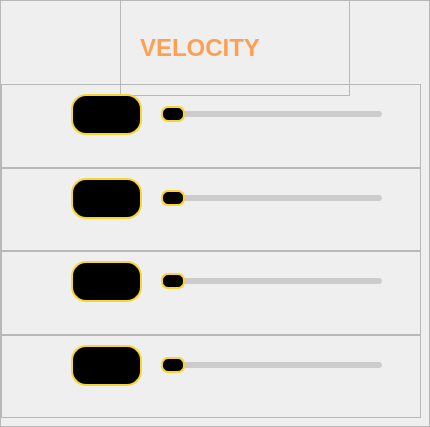
                  <widget class="QFrame" name="frame_6">
                   <property name="minimumSize">
                    <size>
                     <width>422</width>
                     <height>419</height>
                    </size>
                   </property>
                   <property name="frameShape">
                    <enum>QFrame::StyledPanel</enum>
                   </property>
                   <property name="frameShadow">
                    <enum>QFrame::Raised</enum>
                   </property>
                   <widget class="QFrame" name="frame_15">
                    <property name="geometry">
                     <rect>
                      <x>120</x>
                      <y>0</y>
                      <width>230</width>
                      <height>96</height>
                     </rect>
                    </property>
                    <property name="frameShape">
                     <enum>QFrame::StyledPanel</enum>
                    </property>
                    <property name="frameShadow">
                     <enum>QFrame::Raised</enum>
                    </property>
                    <widget class="QLabel" name="label_6">
                     <property name="geometry">
                      <rect>
                       <x>20</x>
                       <y>30</y>
                       <width>190</width>
                       <height>36</height>
                      </rect>
                     </property>
                     <property name="minimumSize">
                      <size>
                       <width>190</width>
                       <height>30</height>
                      </size>
                     </property>
                     <property name="font">
                      <font>
                       <pointsize>18</pointsize>
                       <weight>75</weight>
                       <bold>true</bold>
                      </font>
                     </property>
                     <property name="autoFillBackground">
                      <bool>false</bool>
                     </property>
                     <property name="styleSheet">
                      <string notr="true">color: rgb(254, 160, 82);</string>
                     </property>
                     <property name="text">
                      <string>VELOCITY</string>
                     </property>
                    </widget>
                   </widget>
                   <widget class="QFrame" name="frame_13">
                    <property name="geometry">
                     <rect>
                      <x>1</x>
                      <y>84</y>
                      <width>420</width>
                      <height>84</height>
                     </rect>
                    </property>
                    <property name="frameShape">
                     <enum>QFrame::StyledPanel</enum>
                    </property>
                    <property name="frameShadow">
                     <enum>QFrame::Raised</enum>
                    </property>
                    <widget class="QSlider" name="horizontalSlider">
                     <property name="geometry">
                      <rect>
                       <x>160</x>
                       <y>10</y>
                       <width>221</width>
                       <height>41</height>
                      </rect>
                     </property>
                     <property name="styleSheet">
                      <string notr="true">QSlider::groove:horizontal {
    height: 6px;
    background: #cccccc;
    border-radius: 3px;
}

QSlider::handle:horizontal {
    background: rgb(0, 0, 0);
    border: 2px solid rgb(249, 212, 50);
    width: 20px;
    height: 20px;
    margin: -5px 0;
    border-radius: 7px;
}

QSlider::sub-page:horizontal {
    background: #0078d7;
    border-radius: 3px;
}
</string>
                     </property>
                     <property name="orientation">
                      <enum>Qt::Horizontal</enum>
                     </property>
                    </widget>
                    <widget class="QLineEdit" name="lineEdit">
                     <property name="geometry">
                      <rect>
                       <x>70</x>
                       <y>10</y>
                       <width>71</width>
                       <height>41</height>
                      </rect>
                     </property>
                     <property name="font">
                      <font>
                       <pointsize>10</pointsize>
                       <weight>75</weight>
                       <bold>true</bold>
                      </font>
                     </property>
                     <property name="styleSheet">
                      <string notr="true">QLineEdit {
    border: 2px solid rgb(249, 212, 50); /* Màu viền */
    border-radius: 15px; /* Bo góc cho viền */
    padding: 5px; /* Khoảng cách giữa viền và chữ */
	
	background-color: rgb(0, 0, 0);
    color: #f0f0f0f0; /* Màu chữ */
}
</string>
                     </property>
                     <property name="text">
                      <string/>
                     </property>
                     <property name="alignment">
                      <set>Qt::AlignCenter</set>
                     </property>
                    </widget>
                   </widget>
                   <widget class="QFrame" name="frame_16">
                    <property name="geometry">
                     <rect>
                      <x>1</x>
                      <y>168</y>
                      <width>420</width>
                      <height>83</height>
                     </rect>
                    </property>
                    <property name="frameShape">
                     <enum>QFrame::StyledPanel</enum>
                    </property>
                    <property name="frameShadow">
                     <enum>QFrame::Raised</enum>
                    </property>
                    <widget class="QSlider" name="horizontalSlider_2">
                     <property name="geometry">
                      <rect>
                       <x>160</x>
                       <y>10</y>
                       <width>221</width>
                       <height>41</height>
                      </rect>
                     </property>
                     <property name="styleSheet">
                      <string notr="true">QSlider::groove:horizontal {
    height: 6px;
    background: #cccccc;
    border-radius: 3px;
}

QSlider::handle:horizontal {
    background: rgb(0, 0, 0);
    border: 2px solid rgb(249, 212, 50);
    width: 20px;
    height: 20px;
    margin: -5px 0;
    border-radius: 7px;
}

QSlider::sub-page:horizontal {
    background: #0078d7;
    border-radius: 3px;
}
</string>
                     </property>
                     <property name="orientation">
                      <enum>Qt::Horizontal</enum>
                     </property>
                    </widget>
                    <widget class="QLineEdit" name="lineEdit_2">
                     <property name="geometry">
                      <rect>
                       <x>70</x>
                       <y>10</y>
                       <width>71</width>
                       <height>41</height>
                      </rect>
                     </property>
                     <property name="font">
                      <font>
                       <pointsize>10</pointsize>
                       <weight>75</weight>
                       <bold>true</bold>
                      </font>
                     </property>
                     <property name="styleSheet">
                      <string notr="true">QLineEdit {
    border: 2px solid rgb(249, 212, 50); /* Màu viền */
    border-radius: 15px; /* Bo góc cho viền */
    padding: 5px; /* Khoảng cách giữa viền và chữ */
	
	background-color: rgb(0, 0, 0);
    color: #f0f0f0f0; /* Màu chữ */
}
</string>
                     </property>
                     <property name="alignment">
                      <set>Qt::AlignCenter</set>
                     </property>
                    </widget>
                   </widget>
                   <widget class="QFrame" name="frame_14">
                    <property name="geometry">
                     <rect>
                      <x>1</x>
                      <y>251</y>
                      <width>420</width>
                      <height>84</height>
                     </rect>
                    </property>
                    <property name="frameShape">
                     <enum>QFrame::StyledPanel</enum>
                    </property>
                    <property name="frameShadow">
                     <enum>QFrame::Raised</enum>
                    </property>
                    <widget class="QSlider" name="horizontalSlider_3">
                     <property name="geometry">
                      <rect>
                       <x>160</x>
                       <y>10</y>
                       <width>221</width>
                       <height>41</height>
                      </rect>
                     </property>
                     <property name="styleSheet">
                      <string notr="true">QSlider::groove:horizontal {
    height: 6px;
    background: #cccccc;
    border-radius: 3px;
}

QSlider::handle:horizontal {
    background: rgb(0, 0, 0);
    border: 2px solid rgb(249, 212, 50);
    width: 20px;
    height: 20px;
    margin: -5px 0;
    border-radius: 7px;
}

QSlider::sub-page:horizontal {
    background: #0078d7;
    border-radius: 3px;
}
</string>
                     </property>
                     <property name="orientation">
                      <enum>Qt::Horizontal</enum>
                     </property>
                    </widget>
                    <widget class="QLineEdit" name="lineEdit_3">
                     <property name="geometry">
                      <rect>
                       <x>70</x>
                       <y>10</y>
                       <width>71</width>
                       <height>41</height>
                      </rect>
                     </property>
                     <property name="font">
                      <font>
                       <pointsize>10</pointsize>
                       <weight>75</weight>
                       <bold>true</bold>
                      </font>
                     </property>
                     <property name="styleSheet">
                      <string notr="true">QLineEdit {
    border: 2px solid rgb(249, 212, 50); /* Màu viền */
    border-radius: 15px; /* Bo góc cho viền */
    padding: 5px; /* Khoảng cách giữa viền và chữ */
	
	background-color: rgb(0, 0, 0);
    color: #f0f0f0f0; /* Màu chữ */
}
</string>
                     </property>
                     <property name="alignment">
                      <set>Qt::AlignCenter</set>
                     </property>
                    </widget>
                   </widget>
                   <widget class="QFrame" name="frame_17">
                    <property name="geometry">
                     <rect>
                      <x>1</x>
                      <y>335</y>
                      <width>420</width>
                      <height>83</height>
                     </rect>
                    </property>
                    <property name="frameShape">
                     <enum>QFrame::StyledPanel</enum>
                    </property>
                    <property name="frameShadow">
                     <enum>QFrame::Raised</enum>
                    </property>
                    <widget class="QSlider" name="horizontalSlider_4">
                     <property name="geometry">
                      <rect>
                       <x>160</x>
                       <y>10</y>
                       <width>221</width>
                       <height>41</height>
                      </rect>
                     </property>
                     <property name="styleSheet">
                      <string notr="true">QSlider::groove:horizontal {
    height: 6px;
    background: #cccccc;
    border-radius: 3px;
}

QSlider::handle:horizontal {
    background: rgb(0, 0, 0);
    border: 2px solid rgb(249, 212, 50);
    width: 20px;
    height: 20px;
    margin: -5px 0;
    border-radius: 7px;
}

QSlider::sub-page:horizontal {
    background: #0078d7;
    border-radius: 3px;
}
</string>
                     </property>
                     <property name="orientation">
                      <enum>Qt::Horizontal</enum>
                     </property>
                    </widget>
                    <widget class="QLineEdit" name="lineEdit_4">
                     <property name="geometry">
                      <rect>
                       <x>70</x>
                       <y>10</y>
                       <width>71</width>
                       <height>41</height>
                      </rect>
                     </property>
                     <property name="font">
                      <font>
                       <pointsize>10</pointsize>
                       <weight>75</weight>
                       <bold>true</bold>
                      </font>
                     </property>
                     <property name="styleSheet">
                      <string notr="true">QLineEdit {
    border: 2px solid rgb(249, 212, 50); /* Màu viền */
    border-radius: 15px; /* Bo góc cho viền */
    padding: 5px; /* Khoảng cách giữa viền và chữ */
	
	background-color: rgb(0, 0, 0);
    color: #f0f0f0f0; /* Màu chữ */
}
</string>
                     </property>
                     <property name="text">
                      <string/>
                     </property>
                     <property name="alignment">
                      <set>Qt::AlignCenter</set>
                     </property>
                    </widget>
                   </widget>
                  </widget>
